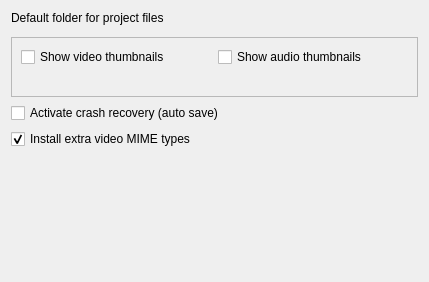
<ui version="4.0" >
 <class>WizardExtra_UI</class>
 <widget class="QWidget" name="WizardExtra_UI" >
  <property name="geometry" >
   <rect>
    <x>0</x>
    <y>0</y>
    <width>429</width>
    <height>282</height>
   </rect>
  </property>
  <layout class="QGridLayout" name="gridLayout_2" >
   <item row="0" column="0" >
    <widget class="QLabel" name="label" >
     <property name="text" >
      <string>Default folder for project files</string>
     </property>
    </widget>
   </item>
   <item row="1" column="0" >
    <widget class="KUrlRequester" name="projectfolder" />
   </item>
   <item row="2" column="0" >
    <widget class="QFrame" name="frame" >
     <property name="frameShape" >
      <enum>QFrame::StyledPanel</enum>
     </property>
     <property name="frameShadow" >
      <enum>QFrame::Raised</enum>
     </property>
     <layout class="QGridLayout" name="gridLayout" >
      <item row="0" column="0" >
       <widget class="QCheckBox" name="videothumbs" >
        <property name="text" >
         <string>Show video thumbnails</string>
        </property>
       </widget>
      </item>
      <item row="0" column="1" >
       <widget class="QCheckBox" name="audiothumbs" >
        <property name="text" >
         <string>Show audio thumbnails</string>
        </property>
       </widget>
      </item>
      <item row="1" column="0" colspan="2" >
       <widget class="QLabel" name="timeline_preview" >
        <property name="text" >
         <string/>
        </property>
       </widget>
      </item>
     </layout>
    </widget>
   </item>
   <item row="3" column="0" >
    <widget class="QCheckBox" name="autosave" >
     <property name="text" >
      <string>Activate crash recovery (auto save)</string>
     </property>
    </widget>
   </item>
   <item row="4" column="0" >
    <widget class="QCheckBox" name="installmimes" >
     <property name="text" >
      <string>Install extra video MIME types</string>
     </property>
     <property name="checked" >
      <bool>true</bool>
     </property>
    </widget>
   </item>
   <item row="5" column="0" >
    <spacer name="verticalSpacer" >
     <property name="orientation" >
      <enum>Qt::Vertical</enum>
     </property>
     <property name="sizeHint" stdset="0" >
      <size>
       <width>20</width>
       <height>7</height>
      </size>
     </property>
    </spacer>
   </item>
  </layout>
 </widget>
 <customwidgets>
  <customwidget>
   <class>KUrlRequester</class>
   <extends>QFrame</extends>
   <header>kurlrequester.h</header>
  </customwidget>
 </customwidgets>
 <resources/>
 <connections/>
</ui>
